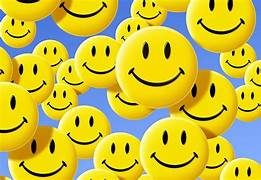
#> input picture Basic_Codes/face1.jpeg, 261 x 180 px
$ python 3.properties.py
#> lines starting #> are read from the running program, lines starting #| are printed output that depends on the picture

import cv2
#read image
img = cv2.imread(r'face1.jpeg', 1)
#> img is the input picture: shape (180, 261, 3); mean B, G, R 57.6, 190.9, 204.7
#height, width, number of channels in image
dimensions = img.shape
#> dimensions = (180, 261, 3)
height=img.shape[0]
#> height = 180
width=img.shape[1]
#> width = 261
channels=img.shape[2]
#> channels = 3
size1=img.size
#> size1 = 140940

print('Image Dimension:' ,dimensions)
#| Image Dimension: (180, 261, 3)
print('Image Height:',height)
#| Image Height: 180
print('Image Width:',width)
#| Image Width: 261
print('Number of Channels:' ,channels)
#| Number of Channels: 3
print('Image Size:' ,size1)
#| Image Size: 140940

b,g,r=cv2.split(img)
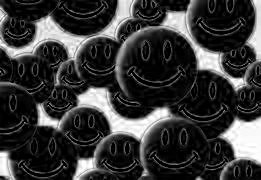
#> b: shape (180, 261); min 0, max 255, mean 57.6
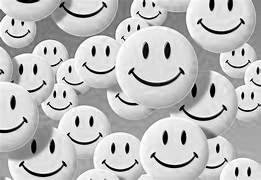
#> g: shape (180, 261); min 0, max 255, mean 190.9
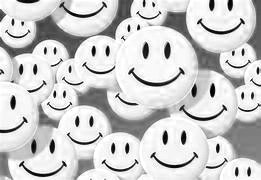
#> r: shape (180, 261); min 0, max 255, mean 204.7
merged_img_bgr = cv2.merge((b,g,r))
merged_img_rgb= cv2.merge((r,g,b))
cv2.imshow('original image' ,img)
cv2.imshow('color_b_image' ,b)
cv2.imshow('color_g_image' ,g)
cv2.imshow('color_r_image' ,r)

cv2.imshow('merged_bgr',merged_img_bgr)
cv2.imshow('merged_rgb',merged_img_rgb)

cv2.waitKey(0)
cv2.destroyAllWindows()
